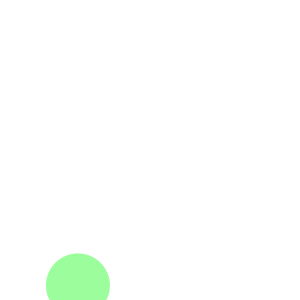
Frame 1 (no input)
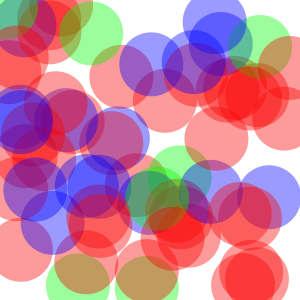
Frame 60 (the mouse pressed at the canvas centre just before this capture)
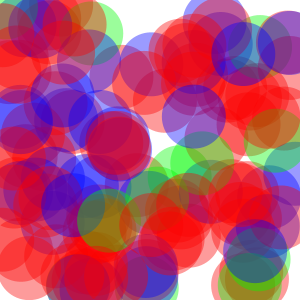
Frame 120 (the mouse held since frame 60 and released just before this capture)

The Processing sketch that drew these frames (run headless with seeded random() and noise(); from frame 60 on, the mouse is pressed at the canvas centre):

// Processing sketch: Probabilities
// ── Probabilities.pde
void setup()
{
  size(300,300);
  background(255);
  noStroke();
}

void draw()
{
  float red = 0.6,green = 0.1 , blue = 0.3;
  float n = random(1);
  if(n<red) fill(250,0,0,100);
  else if (n<green + red)fill(0,250,0,100);
  else fill(0,0,255,100);
  ellipse(random(width),random(height),64,64);
}
